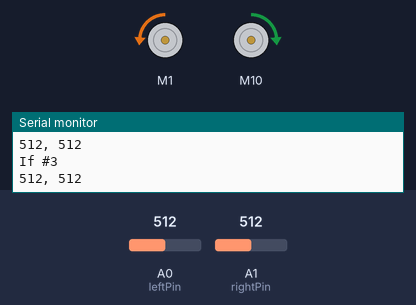
A sketch run on a simulated Arduino Uno, built with avr-gcc and run on an emulated ATmega328P. Shown: 2 × DC motor (green arrow = forward, orange = backward, longer = faster), the last lines printed to the serial monitor. The inputs (shaded band) are chosen by the test bench; at power-on: A0 (leftPin) = 512, A1 (rightPin) = 512.

Above: at 2.2 s.
2.3 s: A0 (leftPin) set to 582
3.8 s: A0 (leftPin) set to 608
At 4.7 s:
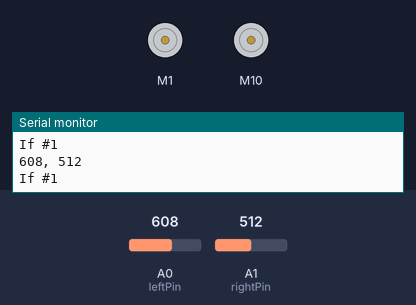
5.3 s: A1 (rightPin) set to 488
At 5.8 s:
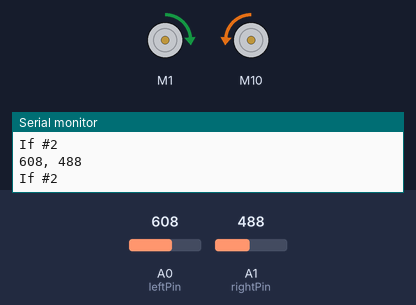
6.8 s: A0 (leftPin) set to 590
At 8.0 s:
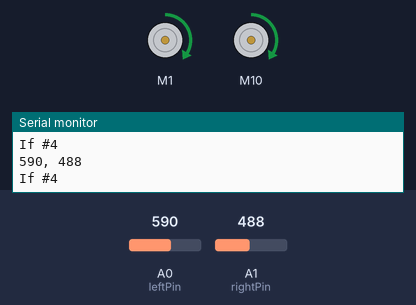
8.3 s: A0 (leftPin) set to 610
At 9.2 s:
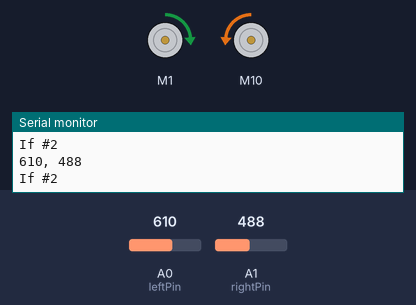
11.3 s: A0 (leftPin) set to 511
At 12.7 s:
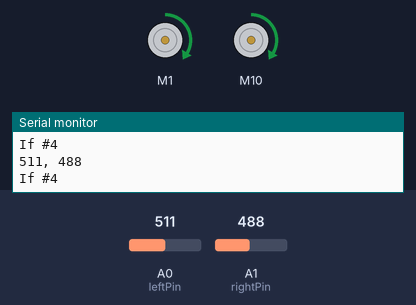
Timing chart, 0 to 14.3 s (numbered marks = the images above; inputs shaded):
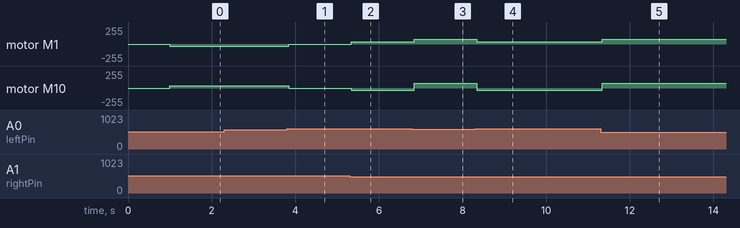

Measured:
- after the input at 3.8 s, motor M1: backward 37/255 → stopped after 0.05 s; motor M10: forward 37/255 → stopped after 0.05 s
- after the input at 5.3 s, motor M1: stopped → forward 37/255 at once; motor M10: stopped → backward 37/255 at once
- after the input at 6.8 s, motor M1: forward 37/255 → forward 75/255 at once; motor M10: backward 37/255 → forward 75/255 at once
- after the input at 8.3 s, motor M1: forward 75/255 → forward 37/255 at once; motor M10: forward 75/255 → backward 37/255 at once
- after the input at 11.3 s, motor M1: forward 37/255 → forward 75/255 at once; motor M10: backward 37/255 → forward 75/255 at once

The sketch:

IR_Sensor_Drive.ino
```cpp
// This is the library for the TB6612 that contains the class Motor and all the
// functions
#include <SparkFun_TB6612.h>


// IR SENSORS
const int leftPin = A0; // Analog pin for left IR sensor
const int rightPin = A1; // Analog pin for right IR sensor
const int digPinLeft = 6; // digital pin for left IR sensor
const int digPinRight = 7; // digital pin for right IR sensor
int leftVal, rightVal; // values from left and right analog pins
int threshLeft = 600;
int threshRight = 500;

// MOTOR CONTROL
// Pins for all inputs, keep in mind the PWM defines must be on PWM pins
#define AIN1 1
#define BIN1 10
#define AIN2 2
#define BIN2 11
#define PWMA 3
#define PWMB 5
#define STBY 12

// these constants are used to allow you to make your motor configuration
// line up with function names like forward.  Value can be 1 or -1
const int offsetA = 1;
const int offsetB = 1;

// Initializing motors.  The library will allow you to initialize as many
// motors as you have memory for.  If you are using functions like forward
// that take 2 motors as arguements you can either write new functions or
// call the function more than once.
Motor motor1 = Motor(AIN1, AIN2, PWMA, offsetA, STBY); // right
Motor motor2 = Motor(BIN1, BIN2, PWMB, offsetB, STBY); // left

int botSpeed = 75;


void setup() {
   Serial.begin(9600); // Starting Serial Terminal
   pinMode(leftPin, INPUT);
   pinMode(rightPin, INPUT);
   pinMode(digPinLeft,OUTPUT);
   delay(1000);
}

void loop() {

  digitalWrite(digPinLeft,HIGH);
  delayMicroseconds(500);
  leftVal = analogRead(leftPin);
  digitalWrite(digPinLeft,LOW);


  digitalWrite(digPinRight,HIGH);
  delayMicroseconds(500);
  rightVal = analogRead(rightPin);
  digitalWrite(digPinRight,LOW);


  Serial.print(leftVal);
  Serial.print(", ");
  Serial.println(rightVal);
//  left(motor1, motor2,75);
  driveControl(leftVal, rightVal);
  delay(50);
}


void driveControl(int l, int r){

  if((l >= threshLeft) && (r >=threshRight)){
    brake(motor1, motor2);
    Serial.println("If #1");
  }

  if((l >=threshLeft) && !(r >= threshRight)){
    right(motor1, motor2, botSpeed);
    Serial.println("If #2");
  }

  if(!(l >=threshLeft) && (r >=threshRight)){
    left(motor1, motor2, botSpeed);
    Serial.println("If #3");
  }

  if(!(l >=threshLeft) && !(r >=threshRight)){
    forward(motor1, motor2, botSpeed);
    Serial.println("If #4");
  }
}
```
